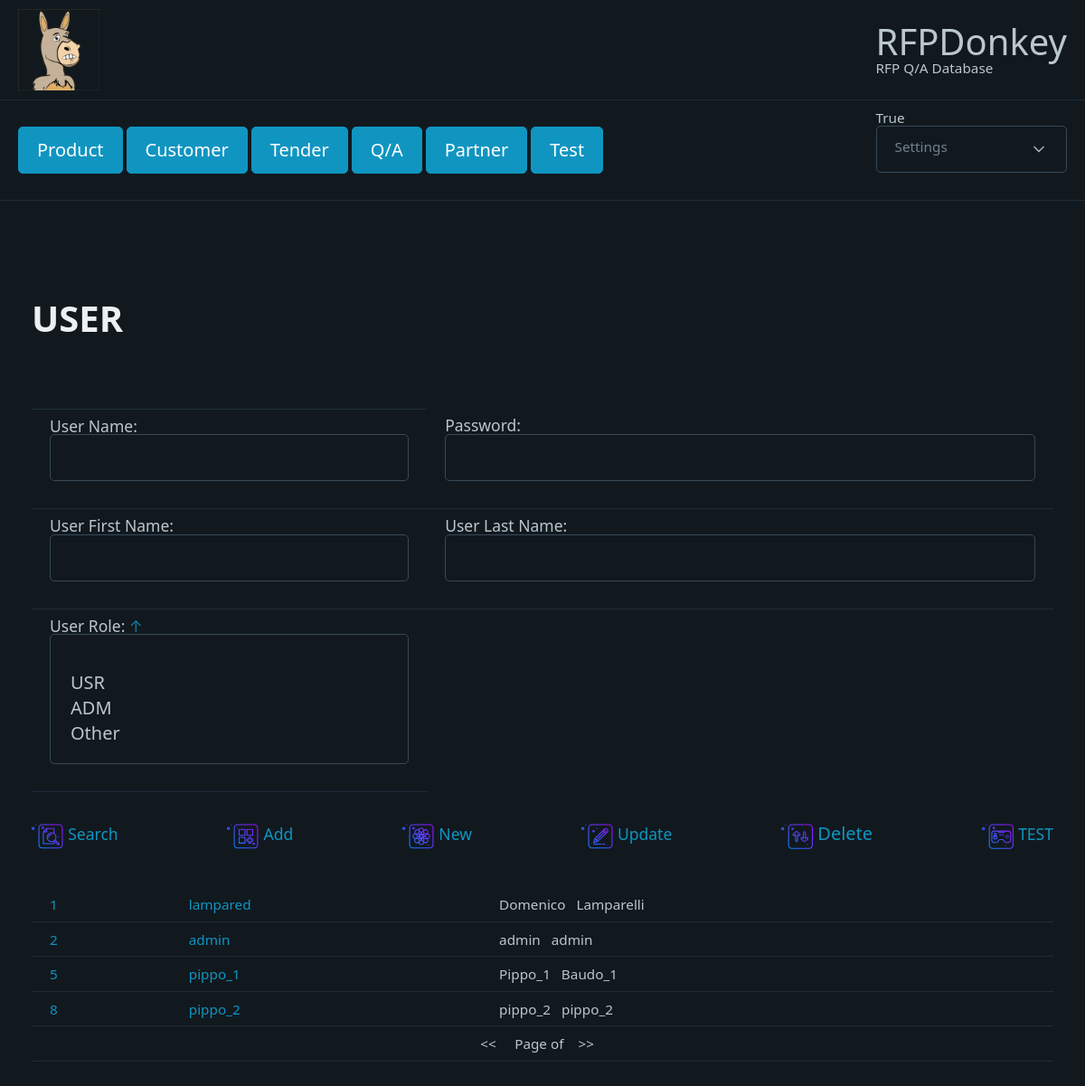
Screenshot of /user_update/ (signed in) with the database file from the repository.
### RFPDonkey/models.py (models this page shows, shortened)
class system_user(models.Model):
    user_name = models.CharField(max_length=200, null=False)
    user_first_name= models.CharField(max_length=200,null=True)
    user_last_name = models.CharField(max_length=200,null=True)
    user_password = models.CharField(max_length=200, null=False)
    user_role = models.CharField(max_length=50,null=False, default = "USR")

### RFPDonkey/views.py (the view)
# urls.py: path("user_update/",views.user_update,name="user_update"),
@csrf_protect
def user_update(request):
    s_id = request.POST.get("user_id")
    s_user_name = request.POST.get("user_name")
    s_user_password = request.POST.get("user_password")
    s_user_first_name = request.POST.get("user_first_name")
    s_user_last_name = request.POST.get("user_last_name")
    s_user_role = request.POST.getlist("user_role")
    s_user_role_str =""
    for r in s_user_role:
        s_user_role_str = s_user_role_str + r +";"
    s_user_role_str = s_user_role_str[:-1]
    user = system_user.objects.filter(id=s_id)
    user.update(
        user_name = s_user_name,
        user_password = s_user_password,
        user_first_name = s_user_first_name,
        user_last_name = s_user_last_name,
        user_role = s_user_role_str
    )
    user_roles = system_user_role.objects.all()
    template = loader.get_template("users.html")
    user = system_user.objects.all()
    context = {
        "users":user,
        "user_roles":user_roles,
         "auth":  request.session["AUTH"],
    }
    return HttpResponse(template.render(context, request))

### RFPDonkey/models.py (called while the page is built)
    def __str__(self) -> str:
        return self.role_name

### RFPDonkey/templates/users.html (shortened to what this page needs)
{% extends "base.html" %}
{% load static %}
{% block container %}
<html data-theme="dark">
    <head>
    </head>
    <body>
        <h1>USER </h1>
        <center>
            <form action="" name="frm" id="frm">
                <table>
                    <tr>
                        <td>
                        </td>
                    </tr>
                    <tr>
                        <td>User Name: <input type="text" size="50" name="user_name"></td>
                        <td>Password: <input type="password" name = "user_password" size="100"></td>
                    </tr>
                    <tr>
                        <td>User First Name: <input type="text" size="50" name="user_first_name"></td>
                        <td>User Last Name: <input type="text" size="50" name="user_last_name"></td>
                    </tr>
                    <tr>
                        <td>
                        User Role: <a href="javascript:RoleLookUp()" class="outline" width="5%">&#8593;</a>
                        <select name="user_role" id="" multiple>
                            <option value=""></option>
                            {% for ur in user_roles%}
                            <option value="{{ur}}">{{ur.role_name}}</option>
                            {% endfor %}
                        </select>
                        </td>
                    </tr>
                </table>
            </form>
        </center>
        <nav>
            <a role ="menuitem" href="javascript:UserSearch()" >
                <small>Search </small>
              </a>
              <a role ="menuitem" href="javascript:UserAdd()">
                <small>Add</small>
              </a>
              <a role ="menuitem" href="javascript:UserNew()">
                <small>New</small>
              </a>
              <a role ="menuitem" href="javascript:UserUpdate()">
                <small>Update</small>
              </a>
              <a role ="menuitem" href="javascript:UserDelete()">
                <smalll>Delete</smalll>
              </a>
              <a role ="menuitem" href="javascript:Test()">
                <small>TEST</small>
              </a>
        </nav>
        <br><br>
        <table>
            {% for u in users %}
            <tr>
                <td>
                <small>
                <a href="javascript:UserSelection('{{u.id}}','{{u.user_name}}','{{u.user_first_name}}','{{u.user_last_name}}','{{u.user_password}}','{{u.user_role}}')">{{u.id}}</a>
                </small>
                </td>
                <td><small><a href="javascript:UserSelection('{{u.id}}','{{u.user_name}}','{{u.user_first_name}}','{{u.user_last_name}}','{{u.user_password}}','{{u.user_role}}')">{{u.user_name}}</a></small></td>
                <td><small>{{u.user_first_name}} &nbsp; {{u.user_last_name}}</small></td>
            </tr>
            {% endfor %}
            <tr>
                <td colspan = "3">
                    <center>
                        {% if prev_pg %}
                        <small> 	<a href="javascript:User({{c_page}},{{t_pages}},-1)">&lt;&lt; </a> &nbsp;&nbsp;&nbsp;</small>
                        {% else %}
                        <small> &lt;&lt;  &nbsp;&nbsp;&nbsp;</small>
                        {%endif%}
                        <small> Page {{c_page}} of {{t_pages}}</small>
                        {% if next_pg %}
                        <small>&nbsp;&nbsp;&nbsp;<a href="javascript:User({{c_page}},{{t_pages}},1)">&gt;&gt;</a>&nbsp;&nbsp;&nbsp;</small>
                        {%else%}
                        <small>&nbsp;&nbsp;&nbsp;&gt;&gt;&nbsp;&nbsp;&nbsp;</small>
                        {% endif %}
                    </center>
                </td>
            </tr>
        </table>
    </body>
</html>
{% endblock %}

### RFPDonkey/templates/base.html (shortened to what this page needs)
{% load i18n %}
{% load static %}
<!doctype html>
<html lang="en" data-theme="dark">
<head>
  <link rel="stylesheet" href="{% static "css/pico/pico.min.css" %}">
</head>
<body>
  <table width="50%">
    <tr >
      <td width="1%">
        <a href="/login/">
        <img src="{% static "donkey.png" %}" alt="RFPDonkey" width="90px" height="90px"></td>
      <td width="20%"><div style="font-size:40px">RFPDonkey</div>
      <small>RFP Q/A Database</small></td>
    </tr>
    <tr>
      <td width="100%">
      <small>
      <div role="menubar">
        <a role="button" href="javascript:Product(1,1,0)">Product</a>
        <a role="button" href="javascript:Customer(1,1,0)">Customer</a>
        <a role="button" href="javascript:Tender(1,1,0)">Tender</a>
        <a role="button" href="javascript:QA(1,1,0)">Q/A</a>
        <a role="button" href="javascript:Partner(1,1,0)">Partner</a>
        <a role="button" href="javascript:Test()">Test</a>
        </div>
      </small>
      </td>
      <td>
        <small>
          {{auth}}
        <details role="list">
          <summary aria-haspopup="listbox">
          Settings
          </summary>
        </details>
      </small>
      </td>
    </tr>
  </table>
<main class="container">
  {% block container %}
  {% endblock %}
</main>
</body>
</html>

### rows the page displays
system_user: id "1", user_name "lampared", user_first_name "Domenico", user_last_name "Lamparelli"
system_user: id "2", user_name "admin", user_first_name "admin", user_last_name "admin"
system_user: id "5", user_name "pippo_1", user_first_name "Pippo_1", user_last_name "Baudo_1"
system_user: id "8", user_name "pippo_2", user_first_name "pippo_2", user_last_name "pippo_2"

### other values shown
{{ auth }} "True"
